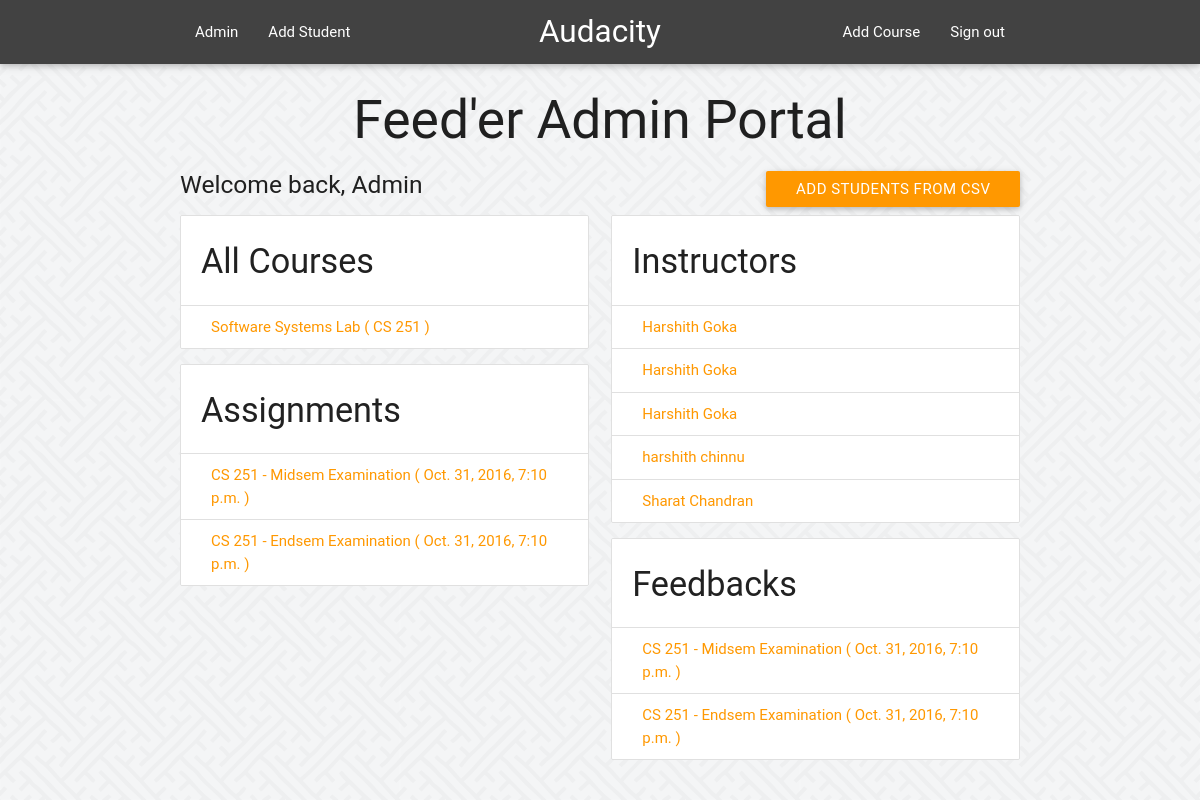
/admins/index/ (signed in), run on an earlier commit of the app's database.
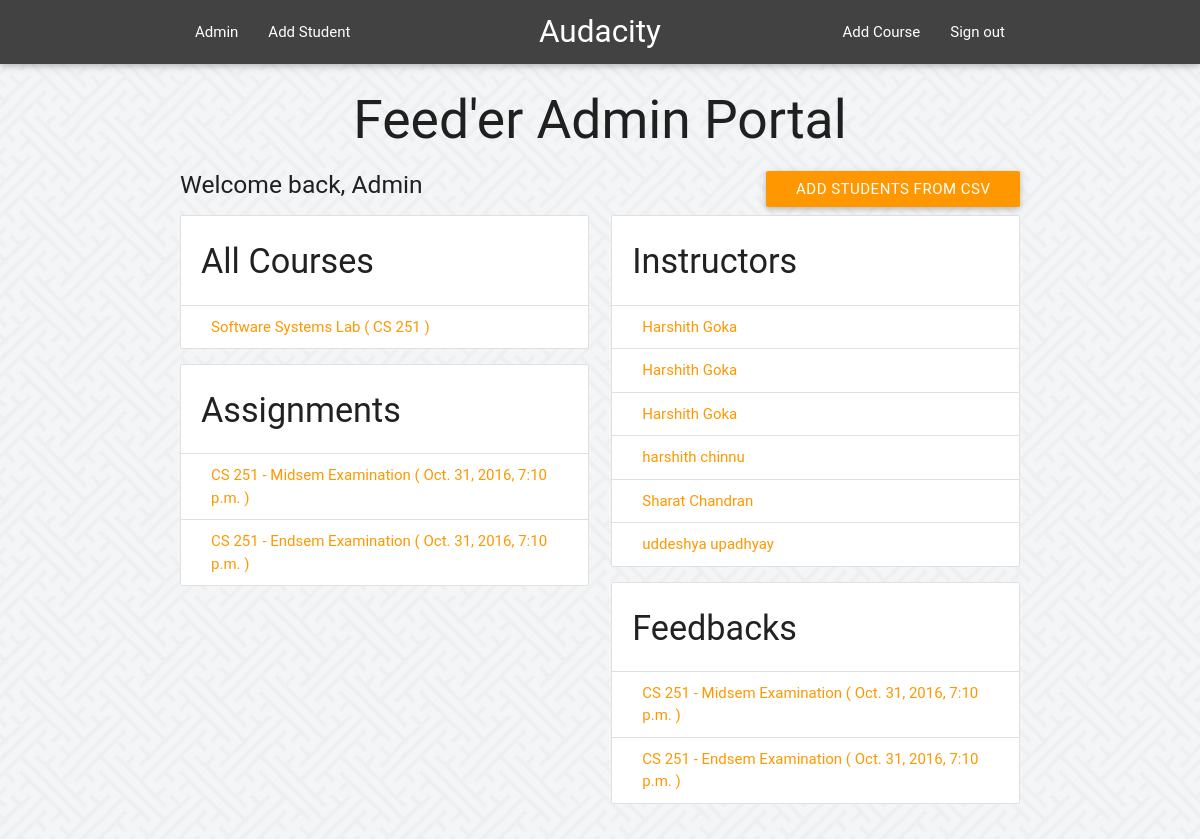
And on a later commit of the database.
### feeder/models.py (models this page shows, shortened)
class Course(models.Model):
	SPRING = 'SP'
	AUTUMN = 'AU'
	SUMMER = 'SU'
	SEMESTERS = (
		(SPRING, 'Spring'),
		(AUTUMN, 'Autumn'),
		(SUMMER, 'Summer'),
		)
	course_code = models.CharField(max_length=6, unique=True)
	course_name = models.CharField(max_length=40, blank=False)
	semester = models.CharField(
		max_length=2,
		choices=SEMESTERS,
		)

class Assignment(models.Model):
	assignment_name = models.CharField(max_length=50, verbose_name = "Exam/Assignment")
	description = models.CharField(max_length=300, blank = True)
	pub_date = models.DateTimeField('date published')
	deadline = models.DateTimeField('deadline',null=False)
	course = models.ForeignKey(Course, on_delete=models.CASCADE)
	def __str__(self):
		return self.assignment_name

class Instructor(models.Model):
	course = models.ManyToManyField(Course, blank = True, default=1)
	user = models.OneToOneField(User, on_delete=models.CASCADE)

class Feedback(models.Model):
	fb_name = models.CharField(max_length=100, verbose_name='Feedback Name')
	pub_date = models.DateTimeField('date published')
	deadline = models.DateTimeField('deadline',null=False, blank=False)
	course = models.ForeignKey(Course, on_delete=models.CASCADE)
	class Meta:
		verbose_name = "Feedback"
		verbose_name_plural = "Feedbacks"
	def __str__(self):
		return self.fb_name

### admins/views.py (the view)
@permission_required('is_superuser', login_url='/admins/login/')
def IndexView(request):
	return render(request, "admins/index.html", {
		'user' : request.user,
		'instructors': Instructor.objects.all(),
		'courses' : Course.objects.all(),
		'assignments' : Assignment.objects.order_by('deadline'),
		'feedbacks' : Feedback.objects.order_by('deadline'),
	})

### feeder/templates/admins/index.html (shortened to what this page needs)
{% extends "admins/base_site.html" %}
{% load static %}
{% block content %}
<h2 style="text-align:center" > Feed'er Admin Portal </h1> <a href="{% url 'admins:addstudents' %}" class="btn hoverable waves-effect waves-light orange right">Add Students from CSV</a>
<h5> Welcome back, {{ user.get_full_name }} </h5>
	    <div class="row">
		    <div class="col s6" >
				<ul class="collection with-header" style="max-height: 400px; overflow: auto;">
			        <li class="collection-header"><h4>All Courses</h4></li>
			        {% for course in courses %}
			        	<a class="collection-item orange-text" href="{% url 'admins:course' course.id %}">{{ course.course_name }} ( {{ course.course_code }} )</a>
			        {% endfor %}
			    </ul>
		    	<ul class="collection with-header" style="max-height: 400px; overflow: auto;">
		            <li class="collection-header"><h4>Assignments</h4></li>
		            {% for assignment in assignments %}
		            	<a class="collection-item orange-text" href="#">{{ assignment.course.course_code }} - {{ assignment }} ( {{ assignment.deadline }} )</a>
		            {% endfor %}
		        </ul>
			</div>
			<div class="col s6">
				<ul class="collection with-header" style="max-height: 400px; overflow: auto;">
			        <li class="collection-header"><h4>Instructors</h4></li>
			        {% for instructor in instructors %}
			        	<a class="collection-item orange-text" href="{% url 'admins:instructor' instructor.id %}">{{ instructor.user.get_full_name }} </a>
			        {% endfor %}
			    </ul>
			    <ul class="collection with-header" style="max-height: 400px; overflow: auto;">
		            <li class="collection-header"><h4>Feedbacks</h4></li>
		            {% for feedback in feedbacks %}
		            	<a class="collection-item orange-text" href="#">{{ feedback.course.course_code }} - {{ feedback }} ( {{ feedback.deadline }} )</a>
		            {% endfor %}
		        </ul>
			</div>
		</div>
{% endblock %}
{% block navbar %}
    <li><a href="{% url 'admins:addcourse' %}">Add Course</a></li>
    <li><a href="{% url 'admins:logout' %}">Sign out</a></li>
{% endblock %}

What changed in the data, as far as the page shows it:
added Instructor: user.get_full_name "uddeshya upadhyay"
